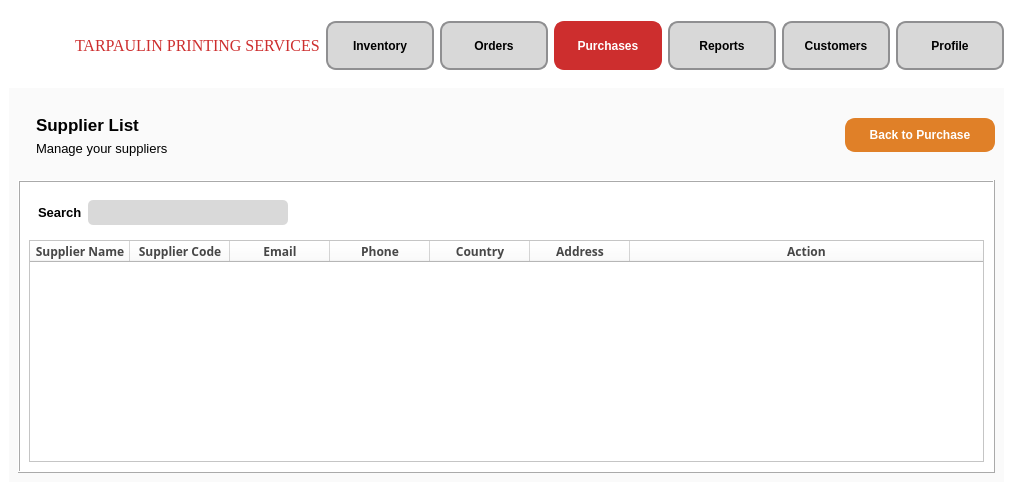
<?xml version="1.0" encoding="UTF-8"?>
<ui version="4.0">
 <class>Supplier</class>
 <widget class="QMainWindow" name="Supplier">
  <property name="geometry">
   <rect>
    <x>0</x>
    <y>0</y>
    <width>1013</width>
    <height>491</height>
   </rect>
  </property>
  <property name="sizePolicy">
   <sizepolicy hsizetype="Fixed" vsizetype="Fixed">
    <horstretch>0</horstretch>
    <verstretch>0</verstretch>
   </sizepolicy>
  </property>
  <property name="font">
   <font>
    <pointsize>10</pointsize>
   </font>
  </property>
  <property name="windowTitle">
   <string>MainWindow</string>
  </property>
  <property name="styleSheet">
   <string notr="true">background-color: white;</string>
  </property>
  <widget class="QWidget" name="centralwidget">
   <property name="font">
    <font>
     <pointsize>11</pointsize>
    </font>
   </property>
   <layout class="QVBoxLayout" name="verticalLayout">
    <item>
     <widget class="QFrame" name="NavbarFrame">
      <property name="enabled">
       <bool>true</bool>
      </property>
      <property name="sizePolicy">
       <sizepolicy hsizetype="Preferred" vsizetype="Preferred">
        <horstretch>0</horstretch>
        <verstretch>0</verstretch>
       </sizepolicy>
      </property>
      <property name="font">
       <font>
        <pointsize>10</pointsize>
       </font>
      </property>
      <property name="cursor">
       <cursorShape>ArrowCursor</cursorShape>
      </property>
      <property name="styleSheet">
       <string notr="true">QPushButton {
    min-width: 100px; 
    max-width: 150px;
    min-height: 40px;
    max-height: 35px;
	font-size:12px;
	border: 2px solid #8f8f91; 
	border-radius: 10px;
	background-color: #d8d8d8; 
	min-width: 80px; 
	min-height: 30px; 
	padding: 5px; 
	color: black; 
	font-weight: bold; 
}
</string>
      </property>
      <property name="frameShape">
       <enum>QFrame::NoFrame</enum>
      </property>
      <property name="frameShadow">
       <enum>QFrame::Plain</enum>
      </property>
      <layout class="QHBoxLayout" name="horizontalLayout">
       <property name="leftMargin">
        <number>5</number>
       </property>
       <property name="rightMargin">
        <number>0</number>
       </property>
       <item>
        <widget class="QLabel" name="Logo">
         <property name="enabled">
          <bool>true</bool>
         </property>
         <property name="sizePolicy">
          <sizepolicy hsizetype="Fixed" vsizetype="Fixed">
           <horstretch>0</horstretch>
           <verstretch>0</verstretch>
          </sizepolicy>
         </property>
         <property name="minimumSize">
          <size>
           <width>55</width>
           <height>55</height>
          </size>
         </property>
         <property name="maximumSize">
          <size>
           <width>55</width>
           <height>55</height>
          </size>
         </property>
         <property name="font">
          <font>
           <pointsize>10</pointsize>
          </font>
         </property>
         <property name="cursor">
          <cursorShape>PointingHandCursor</cursorShape>
         </property>
         <property name="autoFillBackground">
          <bool>false</bool>
         </property>
         <property name="styleSheet">
          <string notr="true"/>
         </property>
         <property name="text">
          <string/>
         </property>
         <property name="textFormat">
          <enum>Qt::RichText</enum>
         </property>
         <property name="pixmap">
          <pixmap>static/logo.png</pixmap>
         </property>
         <property name="scaledContents">
          <bool>true</bool>
         </property>
         <property name="wordWrap">
          <bool>false</bool>
         </property>
        </widget>
       </item>
       <item>
        <widget class="QLabel" name="tarp">
         <property name="font">
          <font>
           <family>Georgia</family>
           <pointsize>12</pointsize>
           <weight>9</weight>
           <italic>false</italic>
           <bold>false</bold>
          </font>
         </property>
         <property name="cursor">
          <cursorShape>PointingHandCursor</cursorShape>
         </property>
         <property name="autoFillBackground">
          <bool>false</bool>
         </property>
         <property name="styleSheet">
          <string notr="true">font: 75 12pt &quot;Georgia&quot;;
color: #CD2E2E;</string>
         </property>
         <property name="text">
          <string>TARPAULIN PRINTING SERVICES</string>
         </property>
        </widget>
       </item>
       <item>
        <widget class="QPushButton" name="Inventory">
         <property name="minimumSize">
          <size>
           <width>94</width>
           <height>44</height>
          </size>
         </property>
         <property name="font">
          <font>
           <pointsize>-1</pointsize>
           <weight>75</weight>
           <bold>true</bold>
          </font>
         </property>
         <property name="cursor">
          <cursorShape>PointingHandCursor</cursorShape>
         </property>
         <property name="styleSheet">
          <string notr="true">font-size:12px;

</string>
         </property>
         <property name="text">
          <string>Inventory</string>
         </property>
        </widget>
       </item>
       <item>
        <widget class="QPushButton" name="Order">
         <property name="font">
          <font>
           <pointsize>-1</pointsize>
           <weight>75</weight>
           <bold>true</bold>
          </font>
         </property>
         <property name="cursor">
          <cursorShape>PointingHandCursor</cursorShape>
         </property>
         <property name="styleSheet">
          <string notr="true">font-size:12px;
</string>
         </property>
         <property name="text">
          <string>Orders</string>
         </property>
        </widget>
       </item>
       <item>
        <widget class="QPushButton" name="Purchase">
         <property name="font">
          <font>
           <pointsize>-1</pointsize>
           <weight>75</weight>
           <bold>true</bold>
          </font>
         </property>
         <property name="cursor">
          <cursorShape>PointingHandCursor</cursorShape>
         </property>
         <property name="styleSheet">
          <string notr="true">font-size:12px;
color: white;
border: 2px solid #CD2E2E;
background-color: #CD2E2E;</string>
         </property>
         <property name="text">
          <string>Purchases</string>
         </property>
        </widget>
       </item>
       <item>
        <widget class="QPushButton" name="Report">
         <property name="font">
          <font>
           <pointsize>-1</pointsize>
           <weight>75</weight>
           <bold>true</bold>
          </font>
         </property>
         <property name="cursor">
          <cursorShape>PointingHandCursor</cursorShape>
         </property>
         <property name="styleSheet">
          <string notr="true">font-size:12px;</string>
         </property>
         <property name="text">
          <string>Reports</string>
         </property>
        </widget>
       </item>
       <item>
        <widget class="QPushButton" name="Customer">
         <property name="font">
          <font>
           <pointsize>-1</pointsize>
           <weight>75</weight>
           <bold>true</bold>
          </font>
         </property>
         <property name="cursor">
          <cursorShape>PointingHandCursor</cursorShape>
         </property>
         <property name="styleSheet">
          <string notr="true">font-size:12px;</string>
         </property>
         <property name="text">
          <string>Customers</string>
         </property>
        </widget>
       </item>
       <item>
        <widget class="QPushButton" name="Profile">
         <property name="font">
          <font>
           <pointsize>-1</pointsize>
           <weight>75</weight>
           <bold>true</bold>
          </font>
         </property>
         <property name="cursor">
          <cursorShape>PointingHandCursor</cursorShape>
         </property>
         <property name="styleSheet">
          <string notr="true">font-size:12px;</string>
         </property>
         <property name="text">
          <string>Profile</string>
         </property>
        </widget>
       </item>
      </layout>
     </widget>
    </item>
    <item>
     <widget class="QFrame" name="TableContainer">
      <property name="sizePolicy">
       <sizepolicy hsizetype="Expanding" vsizetype="Expanding">
        <horstretch>0</horstretch>
        <verstretch>0</verstretch>
       </sizepolicy>
      </property>
      <property name="minimumSize">
       <size>
        <width>0</width>
        <height>2</height>
       </size>
      </property>
      <property name="font">
       <font>
        <pointsize>10</pointsize>
       </font>
      </property>
      <property name="layoutDirection">
       <enum>Qt::LeftToRight</enum>
      </property>
      <property name="autoFillBackground">
       <bool>false</bool>
      </property>
      <property name="styleSheet">
       <string notr="true">background-color: #FAFAFA;
width: 100vw;</string>
      </property>
      <property name="frameShape">
       <enum>QFrame::NoFrame</enum>
      </property>
      <property name="frameShadow">
       <enum>QFrame::Plain</enum>
      </property>
      <layout class="QVBoxLayout" name="verticalLayout_2">
       <item>
        <widget class="QFrame" name="Label">
         <property name="sizePolicy">
          <sizepolicy hsizetype="Preferred" vsizetype="Preferred">
           <horstretch>0</horstretch>
           <verstretch>0</verstretch>
          </sizepolicy>
         </property>
         <property name="font">
          <font>
           <pointsize>10</pointsize>
          </font>
         </property>
         <property name="frameShape">
          <enum>QFrame::NoFrame</enum>
         </property>
         <property name="frameShadow">
          <enum>QFrame::Raised</enum>
         </property>
         <layout class="QHBoxLayout" name="horizontalLayout_4">
          <property name="rightMargin">
           <number>0</number>
          </property>
          <item>
           <widget class="QFrame" name="ProductList">
            <property name="font">
             <font>
              <pointsize>10</pointsize>
             </font>
            </property>
            <property name="frameShape">
             <enum>QFrame::NoFrame</enum>
            </property>
            <property name="frameShadow">
             <enum>QFrame::Raised</enum>
            </property>
            <layout class="QVBoxLayout" name="verticalLayout_3">
             <item>
              <widget class="QLabel" name="ProductLabel">
               <property name="font">
                <font>
                 <pointsize>13</pointsize>
                 <weight>75</weight>
                 <bold>true</bold>
                </font>
               </property>
               <property name="styleSheet">
                <string notr="true">font-weight: bold;</string>
               </property>
               <property name="text">
                <string>Supplier List</string>
               </property>
              </widget>
             </item>
             <item>
              <widget class="QLabel" name="manageLabel">
               <property name="font">
                <font>
                 <pointsize>10</pointsize>
                </font>
               </property>
               <property name="text">
                <string>Manage your suppliers</string>
               </property>
              </widget>
             </item>
            </layout>
           </widget>
          </item>
          <item>
           <widget class="QFrame" name="BtnContainer">
            <property name="font">
             <font>
              <pointsize>10</pointsize>
             </font>
            </property>
            <property name="frameShape">
             <enum>QFrame::NoFrame</enum>
            </property>
            <property name="frameShadow">
             <enum>QFrame::Raised</enum>
            </property>
            <layout class="QHBoxLayout" name="horizontalLayout_3">
             <property name="rightMargin">
              <number>0</number>
             </property>
             <item>
              <spacer name="horizontalSpacer">
               <property name="font">
                <font>
                 <pointsize>10</pointsize>
                </font>
               </property>
               <property name="orientation">
                <enum>Qt::Horizontal</enum>
               </property>
               <property name="sizeHint" stdset="0">
                <size>
                 <width>649</width>
                 <height>20</height>
                </size>
               </property>
              </spacer>
             </item>
             <item>
              <widget class="QPushButton" name="AddProduct">
               <property name="sizePolicy">
                <sizepolicy hsizetype="Preferred" vsizetype="Fixed">
                 <horstretch>0</horstretch>
                 <verstretch>0</verstretch>
                </sizepolicy>
               </property>
               <property name="minimumSize">
                <size>
                 <width>150</width>
                 <height>34</height>
                </size>
               </property>
               <property name="maximumSize">
                <size>
                 <width>150</width>
                 <height>34</height>
                </size>
               </property>
               <property name="font">
                <font>
                 <pointsize>-1</pointsize>
                 <weight>75</weight>
                 <bold>true</bold>
                </font>
               </property>
               <property name="cursor">
                <cursorShape>PointingHandCursor</cursorShape>
               </property>
               <property name="styleSheet">
                <string notr="true">font-size:12px;
border: 2px solid #E08028; 
border-radius: 10px;
background-color: #E08028; 
padding: 5px; 
color: white; 
font-weight: bold; frf</string>
               </property>
               <property name="text">
                <string>Back to Purchase</string>
               </property>
               <property name="icon">
                <iconset resource="images.qrc">
                 <normaloff>:/static/static/back.png</normaloff>:/static/static/back.png</iconset>
               </property>
               <property name="iconSize">
                <size>
                 <width>20</width>
                 <height>20</height>
                </size>
               </property>
              </widget>
             </item>
            </layout>
           </widget>
          </item>
         </layout>
        </widget>
       </item>
       <item>
        <widget class="QFrame" name="DataFrame">
         <property name="sizePolicy">
          <sizepolicy hsizetype="Expanding" vsizetype="Expanding">
           <horstretch>0</horstretch>
           <verstretch>0</verstretch>
          </sizepolicy>
         </property>
         <property name="font">
          <font>
           <pointsize>10</pointsize>
          </font>
         </property>
         <property name="styleSheet">
          <string notr="true">background-color: white;</string>
         </property>
         <property name="frameShape">
          <enum>QFrame::Box</enum>
         </property>
         <property name="frameShadow">
          <enum>QFrame::Raised</enum>
         </property>
         <layout class="QVBoxLayout" name="verticalLayout_4">
          <item>
           <widget class="QFrame" name="SearchFrame">
            <property name="minimumSize">
             <size>
              <width>0</width>
              <height>41</height>
             </size>
            </property>
            <property name="font">
             <font>
              <pointsize>10</pointsize>
             </font>
            </property>
            <property name="frameShape">
             <enum>QFrame::NoFrame</enum>
            </property>
            <property name="frameShadow">
             <enum>QFrame::Raised</enum>
            </property>
            <layout class="QHBoxLayout" name="horizontalLayout_2">
             <item>
              <widget class="QLabel" name="Search">
               <property name="font">
                <font>
                 <pointsize>10</pointsize>
                 <weight>75</weight>
                 <bold>true</bold>
                </font>
               </property>
               <property name="styleSheet">
                <string notr="true">font-weight: bold;
</string>
               </property>
               <property name="text">
                <string>Search</string>
               </property>
               <property name="alignment">
                <set>Qt::AlignLeading|Qt::AlignLeft|Qt::AlignVCenter</set>
               </property>
              </widget>
             </item>
             <item>
              <widget class="QLineEdit" name="SearchInput">
               <property name="minimumSize">
                <size>
                 <width>0</width>
                 <height>25</height>
                </size>
               </property>
               <property name="maximumSize">
                <size>
                 <width>200</width>
                 <height>25</height>
                </size>
               </property>
               <property name="font">
                <font>
                 <pointsize>10</pointsize>
                </font>
               </property>
               <property name="styleSheet">
                <string notr="true">background-color: #D9D9D9;
border-radius: 5px;

</string>
               </property>
              </widget>
             </item>
             <item>
              <widget class="QLabel" name="Filter">
               <property name="minimumSize">
                <size>
                 <width>25</width>
                 <height>25</height>
                </size>
               </property>
               <property name="maximumSize">
                <size>
                 <width>25</width>
                 <height>25</height>
                </size>
               </property>
               <property name="font">
                <font>
                 <pointsize>10</pointsize>
                </font>
               </property>
               <property name="cursor">
                <cursorShape>PointingHandCursor</cursorShape>
               </property>
               <property name="text">
                <string/>
               </property>
               <property name="pixmap">
                <pixmap>static/filter.png</pixmap>
               </property>
               <property name="scaledContents">
                <bool>true</bool>
               </property>
              </widget>
             </item>
             <item>
              <spacer name="horizontalSpacer_2">
               <property name="font">
                <font>
                 <pointsize>10</pointsize>
                </font>
               </property>
               <property name="orientation">
                <enum>Qt::Horizontal</enum>
               </property>
               <property name="sizeHint" stdset="0">
                <size>
                 <width>610</width>
                 <height>20</height>
                </size>
               </property>
              </spacer>
             </item>
            </layout>
           </widget>
          </item>
          <item>
           <widget class="QTableWidget" name="tableWidget">
            <property name="font">
             <font>
              <pointsize>10</pointsize>
             </font>
            </property>
            <property name="columnCount">
             <number>7</number>
            </property>
            <attribute name="horizontalHeaderStretchLastSection">
             <bool>true</bool>
            </attribute>
            <column>
             <property name="text">
              <string>Supplier Name</string>
             </property>
             <property name="font">
              <font>
               <family>Bahnschrift SemiBold</family>
               <pointsize>9</pointsize>
               <weight>75</weight>
               <bold>true</bold>
               <underline>false</underline>
              </font>
             </property>
             <property name="foreground">
              <brush brushstyle="SolidPattern">
               <color alpha="255">
                <red>71</red>
                <green>71</green>
                <blue>71</blue>
               </color>
              </brush>
             </property>
            </column>
            <column>
             <property name="text">
              <string>Supplier Code</string>
             </property>
             <property name="font">
              <font>
               <family>Bahnschrift SemiBold</family>
               <weight>75</weight>
               <bold>true</bold>
              </font>
             </property>
             <property name="foreground">
              <brush brushstyle="SolidPattern">
               <color alpha="255">
                <red>71</red>
                <green>71</green>
                <blue>71</blue>
               </color>
              </brush>
             </property>
            </column>
            <column>
             <property name="text">
              <string>Email</string>
             </property>
             <property name="font">
              <font>
               <family>Bahnschrift SemiBold</family>
               <pointsize>9</pointsize>
               <weight>75</weight>
               <bold>true</bold>
              </font>
             </property>
             <property name="foreground">
              <brush brushstyle="SolidPattern">
               <color alpha="255">
                <red>71</red>
                <green>71</green>
                <blue>71</blue>
               </color>
              </brush>
             </property>
            </column>
            <column>
             <property name="text">
              <string>Phone</string>
             </property>
             <property name="font">
              <font>
               <family>Bahnschrift SemiBold</family>
               <pointsize>9</pointsize>
               <weight>75</weight>
               <bold>true</bold>
              </font>
             </property>
             <property name="foreground">
              <brush brushstyle="SolidPattern">
               <color alpha="255">
                <red>71</red>
                <green>71</green>
                <blue>71</blue>
               </color>
              </brush>
             </property>
            </column>
            <column>
             <property name="text">
              <string>Country</string>
             </property>
             <property name="font">
              <font>
               <family>Bahnschrift SemiBold</family>
               <pointsize>9</pointsize>
               <weight>75</weight>
               <bold>true</bold>
              </font>
             </property>
             <property name="foreground">
              <brush brushstyle="SolidPattern">
               <color alpha="255">
                <red>71</red>
                <green>71</green>
                <blue>71</blue>
               </color>
              </brush>
             </property>
            </column>
            <column>
             <property name="text">
              <string>Address</string>
             </property>
             <property name="font">
              <font>
               <family>Bahnschrift SemiBold</family>
               <pointsize>9</pointsize>
               <weight>75</weight>
               <bold>true</bold>
              </font>
             </property>
             <property name="foreground">
              <brush brushstyle="SolidPattern">
               <color alpha="255">
                <red>71</red>
                <green>71</green>
                <blue>71</blue>
               </color>
              </brush>
             </property>
            </column>
            <column>
             <property name="text">
              <string>Action</string>
             </property>
             <property name="font">
              <font>
               <family>Bahnschrift SemiBold</family>
               <pointsize>9</pointsize>
               <weight>75</weight>
               <bold>true</bold>
              </font>
             </property>
             <property name="foreground">
              <brush brushstyle="SolidPattern">
               <color alpha="255">
                <red>71</red>
                <green>71</green>
                <blue>71</blue>
               </color>
              </brush>
             </property>
            </column>
           </widget>
          </item>
         </layout>
        </widget>
       </item>
      </layout>
     </widget>
    </item>
   </layout>
  </widget>
 </widget>
 <resources>
  <include location="images.qrc"/>
  <include location="font.qrc"/>
 </resources>
 <connections/>
</ui>
